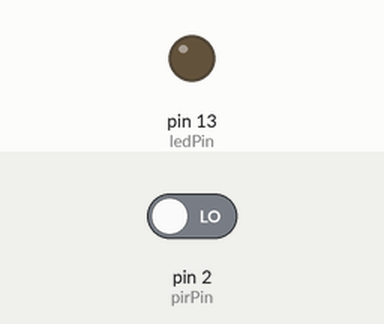
This sketch was run on a simulated Arduino Uno, built with avr-gcc and run on an emulated ATmega328P. Parts: output pins drawn as LEDs (lit = HIGH). The test bench sets the inputs (shaded band); at power-on: pin 2 (pirPin) LOW.

Above: at 1.2 s.
1.3 s: pin 2 (pirPin) driven HIGH
At 2.5 s:
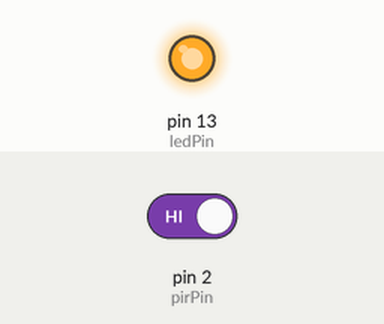
2.8 s: pin 2 (pirPin) driven LOW
At 3.7 s:
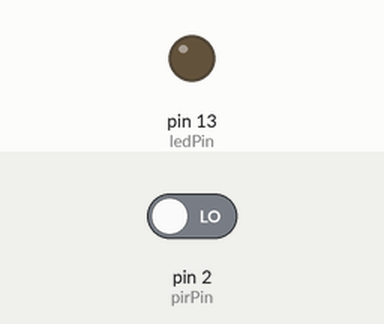
Timing chart, 0 to 5.8 s (numbered marks = the images above; inputs shaded):
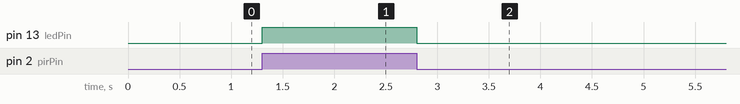

The sketch:

pir_sensor_.ino
```cpp
const int pirPin = 2;   // PIR Signal connected to D2
const int ledPin = 13;  // LED connected to D13

void setup() {
  pinMode(pirPin, INPUT);   // Sensor sends data IN
  pinMode(ledPin, OUTPUT);  // LED sends light OUT
}

void loop() {
  int motion = digitalRead(pirPin); // Read the sensor (1 = Motion, 0 = No Motion)

  if (motion == HIGH) {
    digitalWrite(ledPin, HIGH); // Turn LED on
  } else {
    digitalWrite(ledPin, LOW);  // Turn LED off
  }
}
```

Measured:
- after the input at 1.3 s, pin 13 (ledPin): LOW → HIGH at once
- after the input at 2.8 s, pin 13 (ledPin): HIGH → LOW at once
